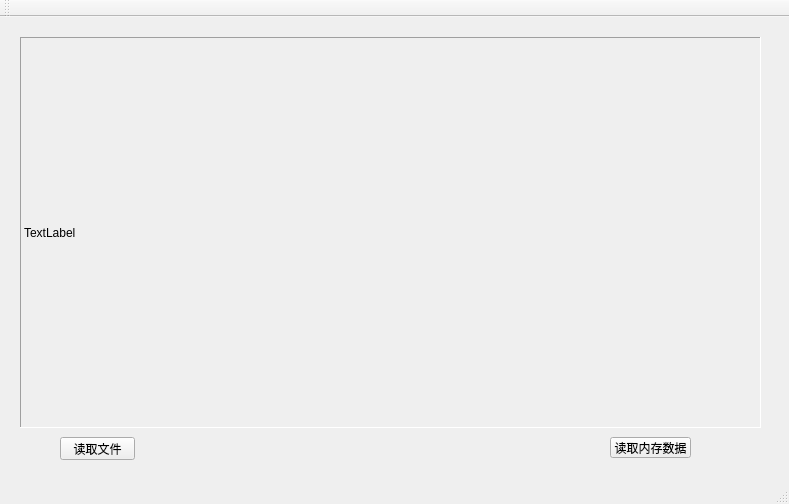
<?xml version="1.0" encoding="UTF-8"?>
<ui version="4.0">
 <class>MainWindow</class>
 <widget class="QMainWindow" name="MainWindow">
  <property name="geometry">
   <rect>
    <x>0</x>
    <y>0</y>
    <width>789</width>
    <height>504</height>
   </rect>
  </property>
  <property name="windowTitle">
   <string>MainWindow</string>
  </property>
  <widget class="QWidget" name="centralWidget">
   <widget class="QLabel" name="label">
    <property name="geometry">
     <rect>
      <x>20</x>
      <y>20</y>
      <width>741</width>
      <height>391</height>
     </rect>
    </property>
    <property name="frameShape">
     <enum>QFrame::Panel</enum>
    </property>
    <property name="frameShadow">
     <enum>QFrame::Sunken</enum>
    </property>
    <property name="text">
     <string>TextLabel</string>
    </property>
   </widget>
   <widget class="QPushButton" name="pushButton">
    <property name="geometry">
     <rect>
      <x>610</x>
      <y>420</y>
      <width>81</width>
      <height>21</height>
     </rect>
    </property>
    <property name="text">
     <string>读取内存数据</string>
    </property>
   </widget>
   <widget class="QPushButton" name="pushButton_2">
    <property name="geometry">
     <rect>
      <x>60</x>
      <y>420</y>
      <width>75</width>
      <height>23</height>
     </rect>
    </property>
    <property name="text">
     <string>读取文件</string>
    </property>
   </widget>
  </widget>
  <widget class="QMenuBar" name="menuBar">
   <property name="geometry">
    <rect>
     <x>0</x>
     <y>0</y>
     <width>789</width>
     <height>21</height>
    </rect>
   </property>
  </widget>
  <widget class="QToolBar" name="mainToolBar">
   <attribute name="toolBarArea">
    <enum>TopToolBarArea</enum>
   </attribute>
   <attribute name="toolBarBreak">
    <bool>false</bool>
   </attribute>
  </widget>
  <widget class="QStatusBar" name="statusBar"/>
 </widget>
 <layoutdefault spacing="6" margin="11"/>
 <resources/>
 <connections/>
</ui>
